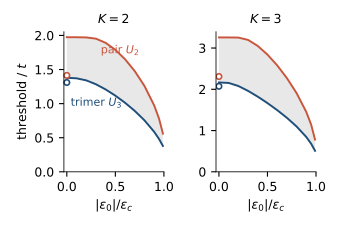

Here is the Python script that generated this plot:
import json, numpy as np, matplotlib
matplotlib.use("Agg")
import matplotlib.pyplot as plt
from matplotlib import rcParams
rcParams.update({"font.size": 9, "axes.linewidth": 0.6})
fig, axes = plt.subplots(1, 2, figsize=(3.4, 2.3))
for ax, K in zip(axes, (2, 3)):
    ec = (K - 1) / np.sqrt(K)
    r = np.array(json.load(open(f"../trimer/scan_bs_K{K}_L60.json")))  # eps0, frac, L, u2, u3
    x, u2, u3 = r[:, 1], r[:, 3], r[:, 4]
    ax.fill_between(x, u3, u2, color="#e8e8e8", lw=0)
    ax.plot(x, u2, "-", color="#c9563c", lw=1.4)
    ax.plot(x, u3, "-", color="#1f4e79", lw=1.4)
    # uniform-sector thresholds of the clean tree, for reference
    U2u = 2 * (K - 1) / np.sqrt(K); U3u = {2: 1.310, 3: 2.073}[K]
    ax.plot([0], [U2u], "o", color="#c9563c", ms=4, mfc="white", mew=1.2)
    ax.plot([0], [U3u], "o", color="#1f4e79", ms=4, mfc="white", mew=1.2)
    ax.set_title(f"$K={K}$", fontsize=9)
    ax.set_xlabel("$|\\epsilon_0|/\\epsilon_c$")
    ax.set_xlim(-0.03, 1); ax.set_ylim(0, None)
    ax.set_xticks([0, 0.5, 1])
    for s in ("top", "right"): ax.spines[s].set_visible(False)
axes[0].set_ylabel("threshold / $t$")
axes[0].text(0.35, 1.72, "pair $U_2$", color="#c9563c", fontsize=8)
axes[0].text(0.04, 0.95, "trimer $U_3$", color="#1f4e79", fontsize=8)
fig.tight_layout(w_pad=1.0); fig.savefig("fig2.pdf")
